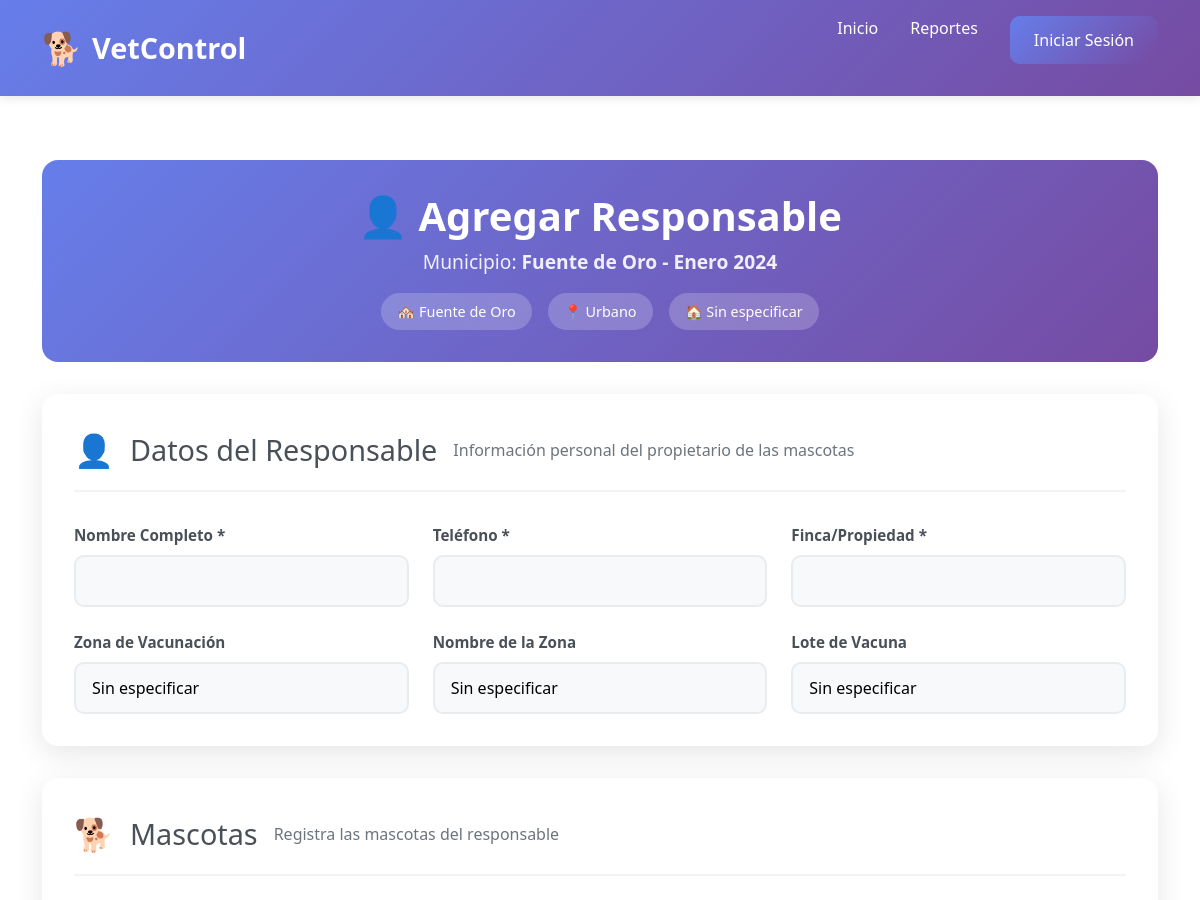
The page /api/planillas/9/responsable/nuevo/ (upper part) on the database as committed earlier.
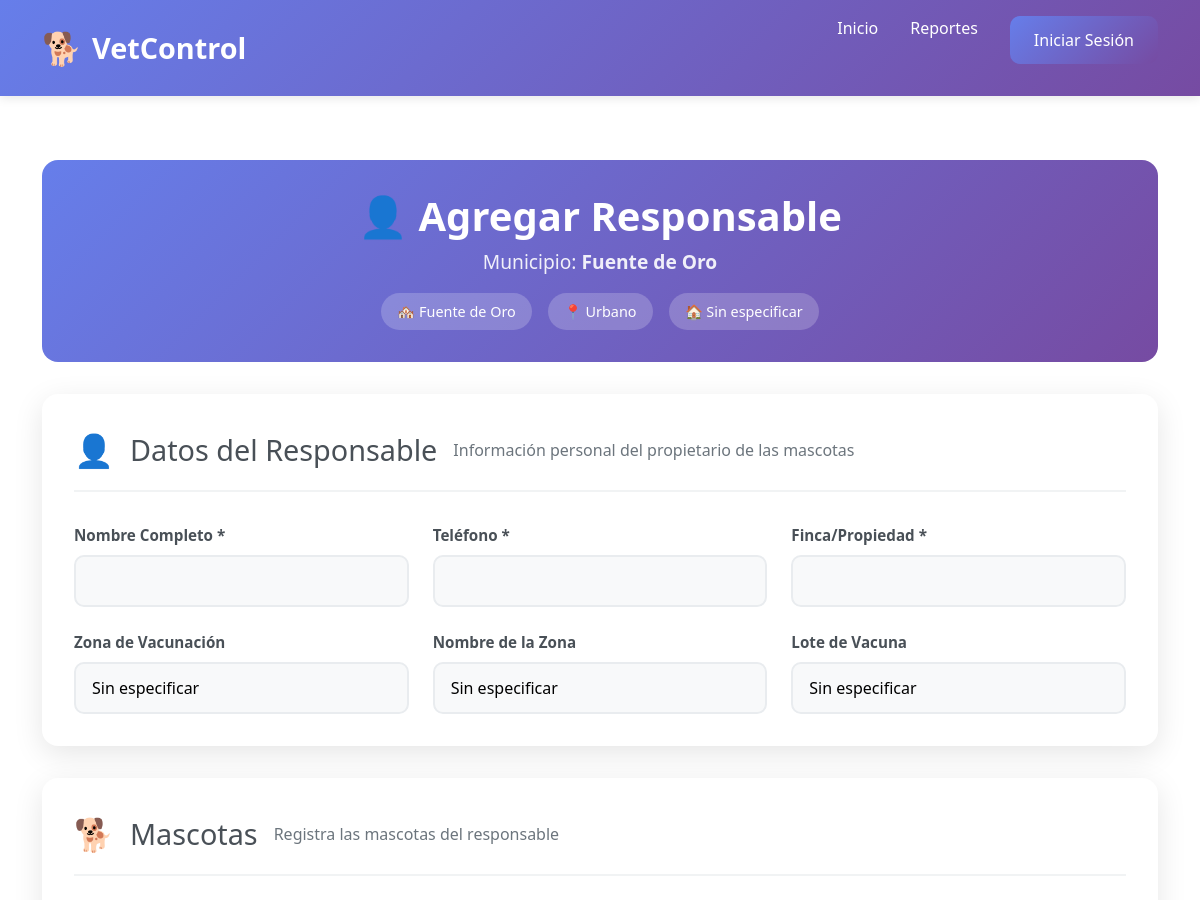
The same page on the database as committed later.
### api/models.py (models this page shows, shortened)
class Planilla(models.Model):
    TIPO_ZONA_CHOICES = [
        ('urbano', 'Urbano'),
        ('rural', 'Rural'),
    ]
    nombre = models.CharField(max_length=100)
    assigned_to = models.ForeignKey(
        settings.AUTH_USER_MODEL,
        on_delete=models.CASCADE,
        related_name='planillas',
        null=True,
        blank=True,
        help_text="Vacunador principal asignado (compatibilidad)"
    )
    tecnico_asignado = models.ForeignKey(
        settings.AUTH_USER_MODEL,
        on_delete=models.SET_NULL,
        null=True,
        blank=True,
        related_name='planillas_asignadas',
        limit_choices_to={'tipo_usuario': 'tecnico'},
        help_text="Técnico principal asignado"
    )
    vacunadores_adicionales = models.ManyToManyField(
        settings.AUTH_USER_MODEL,
        blank=True,
        related_name='planillas_como_vacunador_adicional',
        limit_choices_to={'tipo_usuario': 'vacunador'},
        help_text="Vacunadores adicionales asignados"
    )
    tecnicos_adicionales = models.ManyToManyField(
        settings.AUTH_USER_MODEL,
        blank=True,
        related_name='planillas_como_tecnico_adicional',
        limit_choices_to={'tipo_usuario': 'tecnico'},
        help_text="Técnicos adicionales asignados"
    )
    municipio = models.CharField(max_length=100, default="Sin especificar", help_text="Nombre del municipio")
    urbano_rural = models.CharField(max_length=10, choices=TIPO_ZONA_CHOICES, default="urbano", help_text="Tipo de zona: urbano o rural")
    centro_poblado_vereda_barrio = models.CharField(max_length=100, default="Sin especificar", help_text="Centro poblado, vereda o barrio")
    zona = models.CharField(max_length=100, default="Sin especificar", help_text="Zona específica")
    creada = models.DateTimeField(auto_now_add=True)
    class Meta:
        verbose_name = "Municipio"
        verbose_name_plural = "Municipios"

### api/views.py (the view)
def crear_responsable_con_mascotas(request, planilla_id):
    planilla = get_object_or_404(Planilla, id=planilla_id)
    if request.method == 'POST':
        form = ResponsableForm(request.POST)
        formset = MascotaFormSet(request.POST, request.FILES)
        if form.is_valid() and formset.is_valid():
            responsable = form.save(commit=False)
            responsable.planilla = planilla
            responsable.save()
            formset.instance = responsable
            formset.save()
            return redirect('detalle_planilla', pk=planilla.id)  # o a donde quieras
    else:
        form = ResponsableForm()
        formset = MascotaFormSet()
    return render(request, 'api/responsable_form.html', {
        'form': form,
        'formset': formset,
        'planilla': planilla
    })

### api/forms.py
class ResponsableForm(forms.ModelForm):
    class Meta:
        model = Responsable
        fields = [
            'nombre', 'telefono', 'finca',
            'zona', 'nombre_zona', 'lote_vacuna'
        ]
        widgets = {
            'zona': forms.TextInput(attrs={'placeholder': 'Ej. Norte'}),
            'lote_vacuna': forms.TextInput(attrs={'placeholder': 'Ej. Lote 123'}),
        }

### api/templates/api/responsable_form.html (shortened to what this page needs)
{% extends "api/base.html" %}
{% block content %}
<div class="responsable-form-container">
  <div class="form-header">
    <div class="header-content">
      <h1>👤 Agregar Responsable</h1>
      <p>Municipio: <strong>{{ planilla.nombre }}</strong></p>
      <div class="municipio-info">
        <span class="info-badge">🏘️ {{ planilla.municipio }}</span>
        <span class="info-badge">📍 {{ planilla.urbano_rural|title }}</span>
        <span class="info-badge">🏠 {{ planilla.centro_poblado_vereda_barrio }}</span>
      </div>
    </div>
  </div>
  <form method="post" enctype="multipart/form-data" id="responsable-form" class="responsable-form">
    <div class="form-section">
      <div class="section-header">
        <div class="section-icon">👤</div>
        <h2>Datos del Responsable</h2>
        <p>Información personal del propietario de las mascotas</p>
      </div>
      <div class="form-grid">
        <div class="form-group">
          <label for="{{ form.nombre.id_for_label }}">Nombre Completo *</label>
          {{ form.nombre }}
        </div>
        <div class="form-group">
          <label for="{{ form.telefono.id_for_label }}">Teléfono *</label>
          {{ form.telefono }}
        </div>
        <div class="form-group">
          <label for="{{ form.finca.id_for_label }}">Finca/Propiedad *</label>
          {{ form.finca }}
        </div>
        <div class="form-group">
          <label for="{{ form.zona.id_for_label }}">Zona de Vacunación</label>
          {{ form.zona }}
        </div>
        <div class="form-group">
          <label for="{{ form.nombre_zona.id_for_label }}">Nombre de la Zona</label>
          {{ form.nombre_zona }}
        </div>
        <div class="form-group">
          <label for="{{ form.lote_vacuna.id_for_label }}">Lote de Vacuna</label>
          {{ form.lote_vacuna }}
        </div>
      </div>
    </div>
    <div class="form-section">
      <div class="section-header">
        <div class="section-icon">🐕</div>
        <h2>Mascotas</h2>
        <p>Registra las mascotas del responsable</p>
      </div>
    </div>
  </form>
</div>
{% endblock %}

Rows that differ between the two databases and show on the page:
changed Planilla "Fuente de Oro": nombre "Fuente de Oro - Enero 2024" → "Fuente de Oro"
